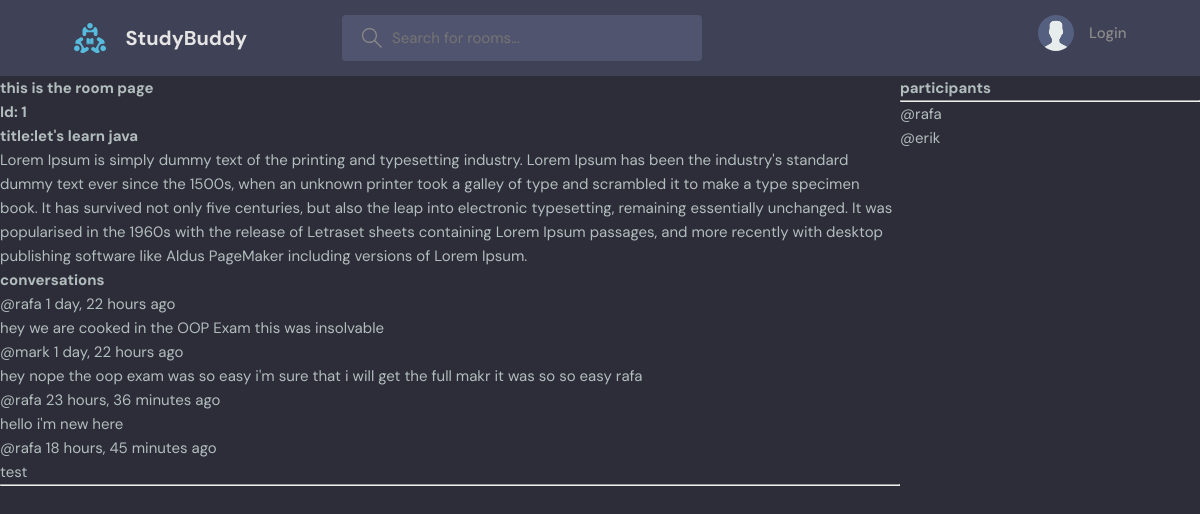
Page /room/1/ on the earlier database version.
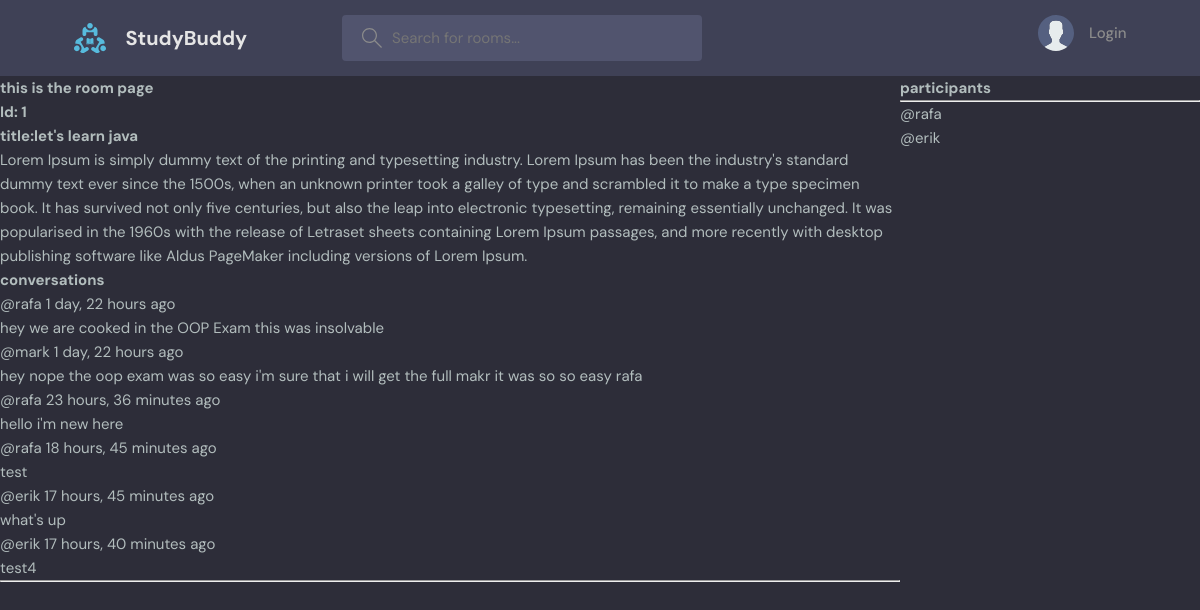
Same page on the later database version.
### base/models.py (models this page shows, shortened)
class Message(models.Model):
    room=models.ForeignKey(Room,on_delete=models.CASCADE)
    body=models.TextField()
    user=models.ForeignKey(User,on_delete=models.CASCADE)
    updated=models.DateTimeField(auto_now=True)
    created=models.DateTimeField(auto_now_add=True)

### base/views.py (the view, shortened to what this page needs)
# urls.py: path('room/<str:pk>/',views.room,name='room'),
def room(request, pk):
    room = Room.objects.get(id=pk)
    room_messages = room.message_set.all().order_by('created')
    participants = room.participants.all()
    context = {
        'room': room,
        'room_messages': room_messages,
        'participants': participants
    }
    return render(request, 'base/room.html', context)

### base/templates/base/room.html (shortened to what this page needs)
{% extends "main.html" %}
    {%block content %}
    <div class="room-container">
        <div>
            <h1>this is the room page </h1>
            <h2>Id: {{room.id}}</h2>
   <h2>title:{{room.name}}</h2>
                <p>{{room.description}}</p>
                <div class="comment-wrapper">
        <h3>conversations</h3>
        {%for message in room_messages%}
        <div>
            <small>@{{message.user}}  {{message.created|timesince}} ago
                 {% if request.user == message.user  %}<a href="{% url 'deleteMessage' message.id %}">delete my message</a> {% endif %}</small>
            <p>{{message.body}}</p>
        </div>
        {% endfor %}
        <hr>
    </div>
</div>
<div>
    <h3>participants</h3>
    <hr>
    {% for participant in participants  %}
     <div>
        <p>
            @{{participant.username}}
        </p>
     </div>
    {% endfor %}
</div>
</div>
{% endblock %}

Differences in the rows shown:
added Message: user "erik", created "17 hours, 45 minutes", body "what's up"
added Message: user "erik", created "17 hours, 40 minutes", body "test4"
